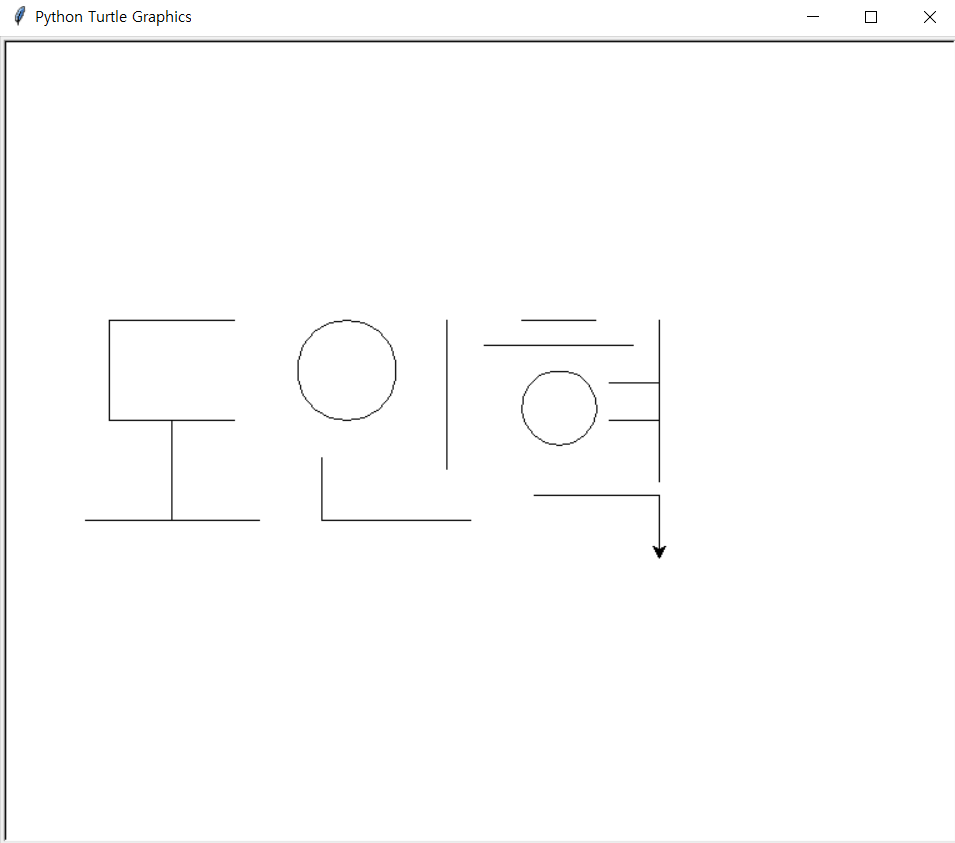

This figure's Python source:
import turtle

turtle.penup()
turtle.goto(-200, 100)
turtle.pendown()
turtle.left(180)
turtle.forward(100)
turtle.left(90)
turtle.forward(80)
turtle.left(90)
turtle.forward(100)
turtle.left(180)
turtle.forward(50)
turtle.left(90)
turtle.forward(80)
turtle.left(90)
turtle.forward(70)
turtle.left(180)
turtle.forward(140)

turtle.penup()
turtle.goto(-110, 100)
turtle.pendown()
turtle.circle(40)
turtle.penup()
turtle.goto(-30, 100)
turtle.pendown()
turtle.left(90)
turtle.forward(120)
turtle.penup()
turtle.goto(-130, -10)
turtle.pendown()
turtle.forward(50)
turtle.left(90)
turtle.forward(120)

turtle.penup()
turtle.goto(30, 100)
turtle.pendown()
turtle.forward(60)
turtle.penup()
turtle.goto(0, 80)
turtle.pendown()
turtle.forward(120)
turtle.penup()
turtle.goto(60, 0)
turtle.pendown()
turtle.circle(30)
turtle.penup()
turtle.goto(100, 50)
turtle.pendown()
turtle.forward(40)
turtle.penup()
turtle.goto(100, 20)
turtle.pendown()
turtle.forward(40)
turtle.penup()
turtle.goto(140, 100)
turtle.pendown()
turtle.right(90)
turtle.forward(130)
turtle.penup()
turtle.goto(40, -40)
turtle.pendown()
turtle.left(90)
turtle.forward(100)
turtle.right(90)
turtle.forward(50)
turtle.penup()

turtle.exitonclick()
